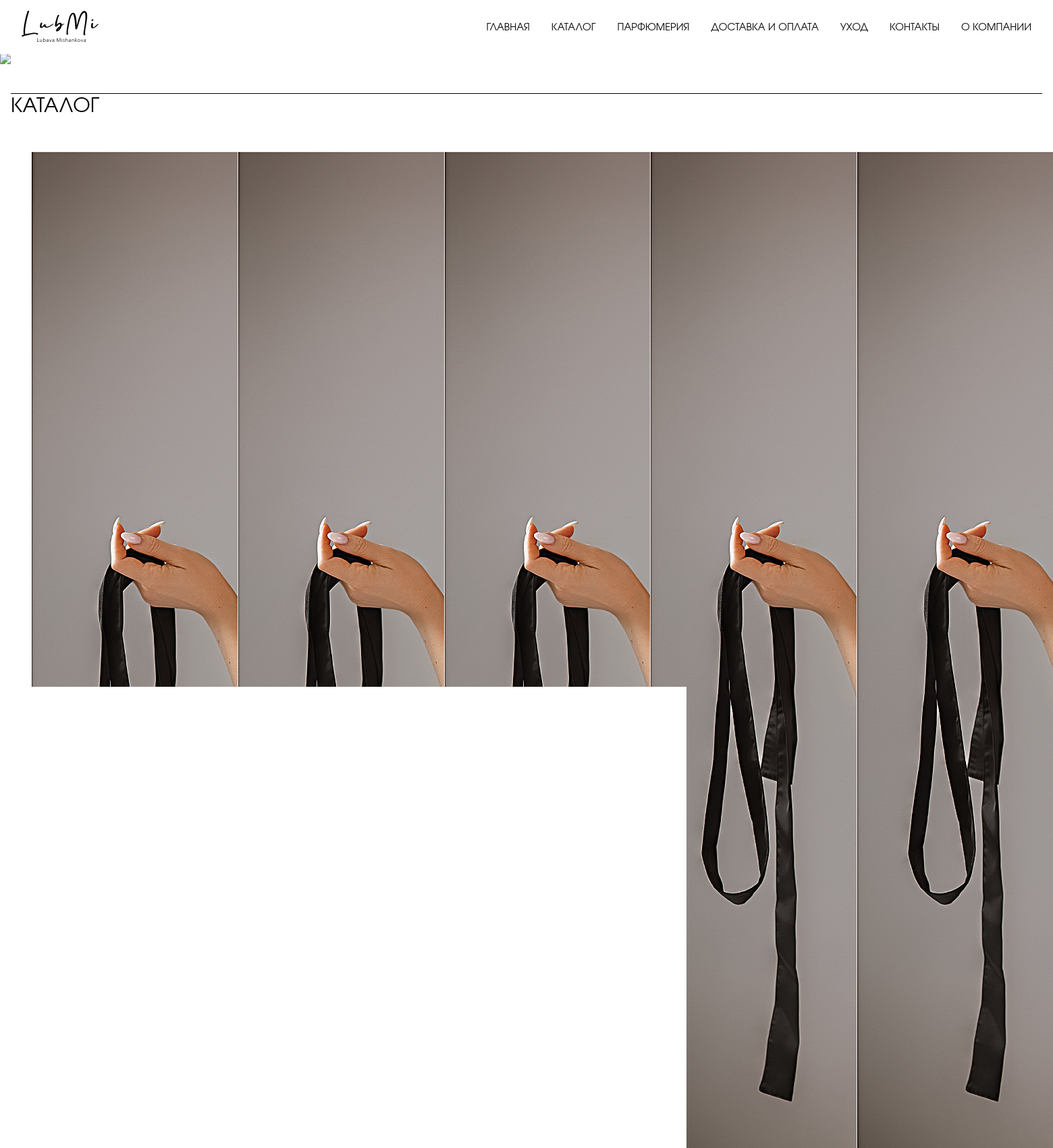
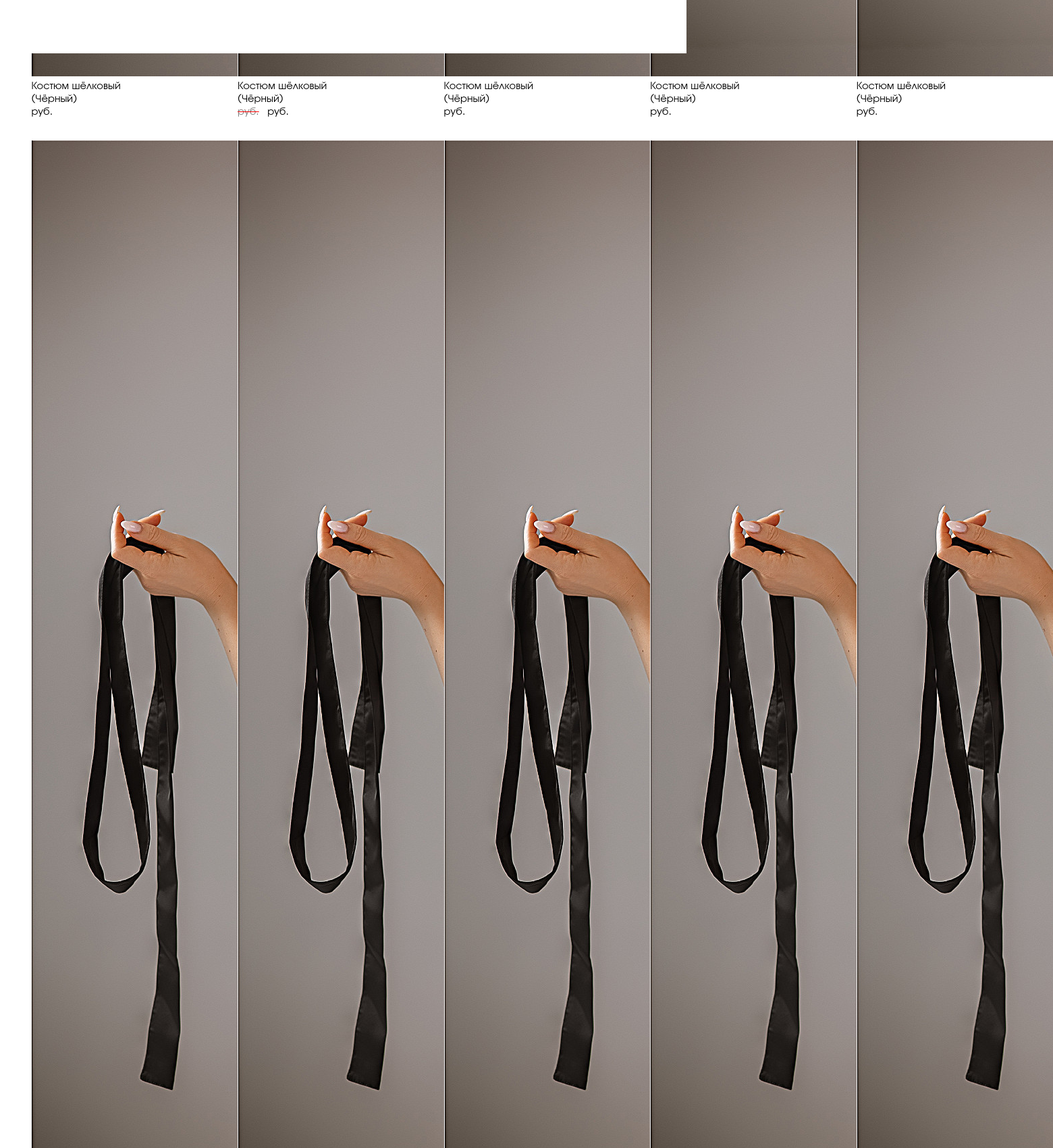
The page /lms/ (upper part) on the database its author committed (2 pictures, top to bottom).
### lms/models.py (models this page shows, shortened)
class DbItem(models.Model):
    created_at = models.DateTimeField(auto_now_add=True)
    updated_at = models.DateTimeField(auto_now=True)
    class Meta:
        abstract: bool = True

class Product(DbItem):
    article = models.CharField(primary_key=True, max_length=250)                                            # внутренний артикул, он же идентификатор
    title = models.CharField(max_length=500)                                                                # название
    description = models.TextField(null=True, blank=True)                                                   # описание
    color = models.CharField(max_length=250, null=True, blank=True)                                         # цвет
    actual_price = MoneyField(max_digits=14, decimal_places=2, default_currency='RUR')                      # цена
    old_price = MoneyField(max_digits=14, decimal_places=2, default_currency='RUR', null=True, blank=True)  # старая цена (до акции), null -- нет акции
    sales_quantity = models.BigIntegerField(default=0)                                                      # количество продаж
    published_at = models.DateTimeField(null=True, blank=True, default=timezone.now)                        # время публикации(опубликован, если published_at < now())
    categories = models.ManyToManyField(Category, related_name="products")                                  # категории
    objects = models.Manager()
    published = PublishedManager()
    class Meta:
        ordering = ["title"]
        indexes = [models.Index(fields=["title"])]

class Image(DbItem):
    primary = models.BooleanField()                                                             # основное изображение?
    image = models.ImageField(upload_to='products/%Y/%m/%d')                                    # картинка
    product = models.ForeignKey(Product, related_name="images", on_delete=models.CASCADE)       # товар
    objects = models.Manager()
    primaries = PrimariesManager()

### lms/views.py (the view)
# urls.py: path('', IndexView.as_view(), name='index'),
class IndexView(ListView):
    queryset = Product.published.all()
    context_object_name = 'products'
    paginate_by = 100
    template_name = 'lms/index.html'

### lms/templatetags/custom_tags.py (called while the page is built)
@register.tag(name='set')
def set_variable(_, token):
    parts = token.split_contents()
    if len(parts) != 4:
        raise template.TemplateSyntaxError("'set' tag must be of the form: {% set <var_name> = <var_value> %}")
    return VariableNode(parts[1], parts[3])

    def render(self, context):
        try:
            value = template.Variable(self.var_value).resolve(context)
        except template.VariableDoesNotExist:
            value = ""
        context[self.var_name] = value
        return ""

### lms/templates/lms/index.html (shortened to what this page needs)
{% extends "lms/std_page.html" %}
{% load static %}
{% load thumbnail %}
{% load custom_tags %}
{% block page_header %}
<img class="bkg" src="{% static 'img/bkg-001.png' %}"/>
{% endblock %}
{% block page_content %}
  <h1>Каталог</h1>
  <div class="catalogue">
    {% for product in products %}
      <div>
        <figure>
          {% set ins_ = True %}
          {% for img in product.images.all %}
          {% if ins_ and img.primary %}
            <a href="{{ product.get_absolute_url }}">
            <img src="{% thumbnail img.image 220x0 %}">
            </a>
            {% set ins_ = False %}
          {% endif %}
          {% endfor %}
          <figcaption>
            {% if product.old_price %}
            {{product.title}}<br/>
            ({{product.color|default:"цвет не указан"}})<br/>
            <span class="old_price">{{product.old_price.amount}} руб.</span>{{product.actual_price.amount}} руб.
            {% else %}
            {{product.title}}<br/>
            ({{product.color|default:"цвет не указан"}})<br/>
            {{product.actual_price.amount}} руб.
            {% endif %}
          </figcaption>
        </figure>
      </div>
    {% endfor %}
  </div>
{% endblock %}

### lms/static/css/lms.css (style rules this page uses)
:root { --LeadingHeight: 3rem; --FooterHeight: 3rem; --DefPadding: 1em; --Fonts: 'URW Gothic', helvetica, sans-serif; --ZixContent: 10; --ZixLeading: 20; --ZixPanels: 30; --ZixTop: 40; --CatItemWidth: 17rem; }
body, aside, .content, .leading { margin: 0; padding: 0; font-family: var(--Fonts); }
.catalogue { display: grid; grid-template-columns: repeat(auto-fit, minmax(var(--CatItemWidth), 1fr)); }
.catalogue > * { display: flex; flex-flow: column; place-items: center; }
.catalogue > * > * { max-width: calc(var(--CatItemWidth) * 0.9); }
h1 { font-weight:normal; border-top:1px solid black; padding:0 0 10px 0; }
h1, h2, h3, h4, h5, h6 { text-transform: uppercase; }
.old_price { text-decoration: line-through red; color: gray; margin-right: 0.5rem; }
img.bkg { width: 100%; }

### rows shown on the page
Product: title "Костюм шёлковый", color "Чёрный"
Product: title "Костюм шёлковый", color "Чёрный"
Product: title "Костюм шёлковый", color "Чёрный"
Product: title "Костюм шёлковый", color "Чёрный"
Image: image (picture)
Product: title "Костюм шёлковый", color "Чёрный"
Image: image (picture)
Image: image (picture)
Image: image (picture)
